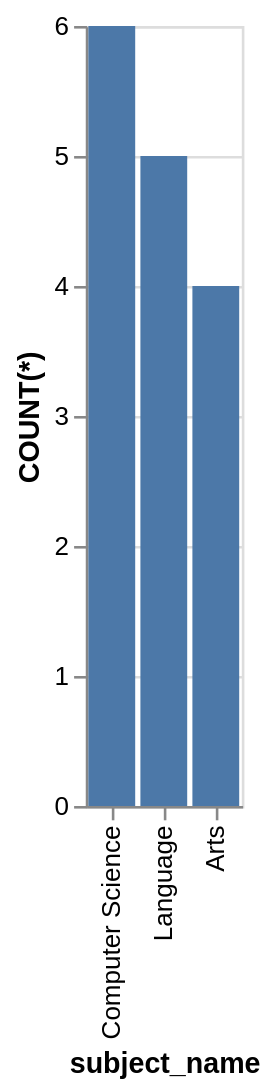

Vega-Lite specification for this chart:
### Vega-Lite specification from a JSON file in a GitHub repository (floating-point values rounded to 4 significant figures)
{"data": {"values": [{"x_data": "Computer Science", "y_data": 6}, {"x_data": "Language", "y_data": 5}, {"x_data": "Arts", "y_data": 4}]}, "mark": "bar", "encoding": {"x": {"field": "x_data", "type": "nominal", "title": "subject_name", "sort": {"op": "sum", "field": "y_data", "order": "descending"}}, "y": {"field": "y_data", "type": "quantitative", "title": "COUNT(*)"}}}
